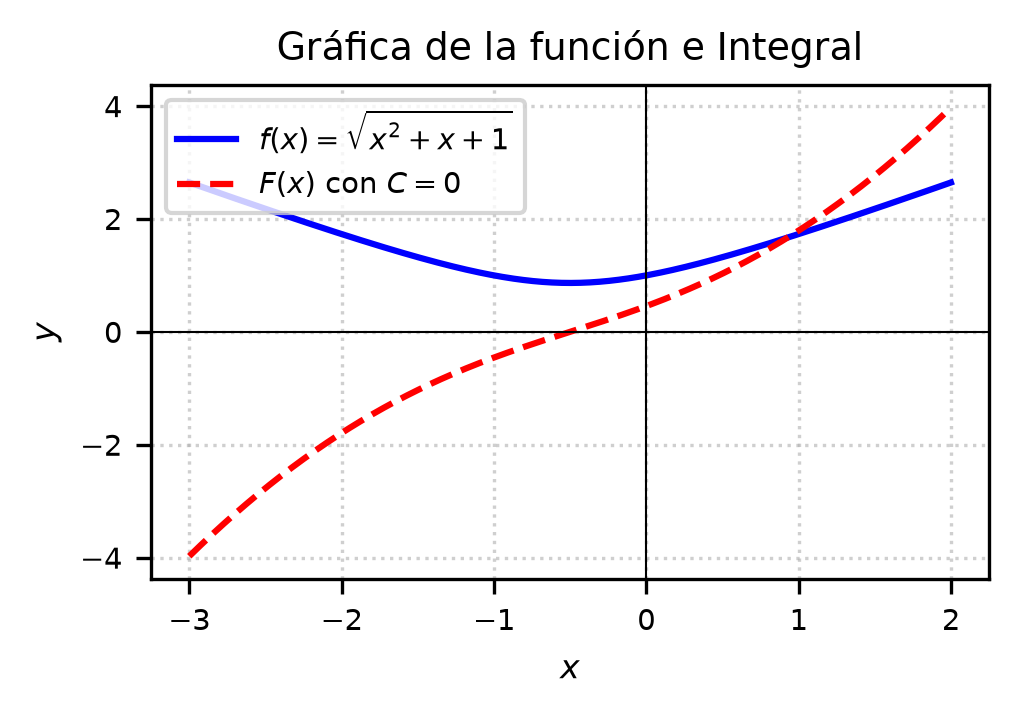

Reproduce this figure in Python.
import matplotlib
matplotlib.use('Agg')
import numpy as np
import matplotlib.pyplot as plt

# Definición de la función original y la antiderivada con C=0
def f(x):
    return np.sqrt(x**2 + x + 1)

def F(x):
    term1 = (2*x + 1) / 4 * np.sqrt(x**2 + x + 1)
    term2 = 3 / 8 * np.log(np.abs((2 * np.sqrt(x**2 + x + 1) / np.sqrt(3)) + ((2*x + 1) / np.sqrt(3))))
    return term1 + term2

# Dominio para la gráfica
x = np.linspace(-3, 2, 400)
y_f = f(x)
y_F = F(x)

# Configuración de la figura para columna IEEE
fig, ax = plt.subplots(figsize=(3.5, 2.5))

ax.plot(x, y_f, label=r'$f(x) = \sqrt{x^2+x+1}$', color='blue', linewidth=1.5)
ax.plot(x, y_F, label=r'$F(x)$ con $C=0$', color='red', linestyle='--', linewidth=1.5)

ax.set_title('Gráfica de la función e Integral', fontsize=9)
ax.set_xlabel('$x$', fontsize=8)
ax.set_ylabel('$y$', fontsize=8)
ax.axhline(0, color='black', linewidth=0.5)
ax.axvline(0, color='black', linewidth=0.5)
ax.grid(True, linestyle=':', alpha=0.6)
ax.legend(fontsize=7, loc='upper left')

plt.xticks(fontsize=7)
plt.yticks(fontsize=7)
plt.tight_layout()
plt.savefig(r'semana_05/graficas/SEM05_P10_grafica.png', dpi=300, bbox_inches='tight')
plt.close()
